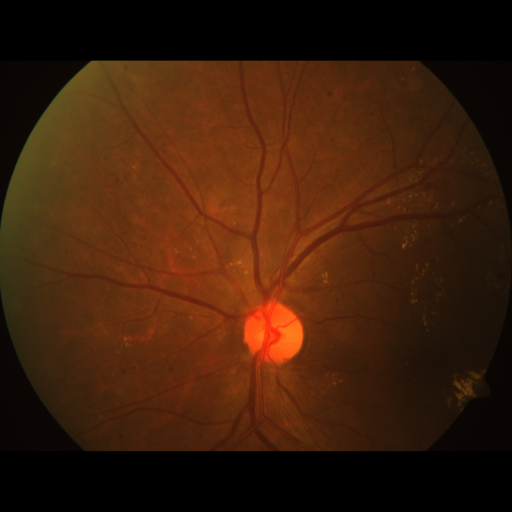
#> input picture data/sample/images/07a1c7073982.png, 512 x 512 px
$ python -i preprocess.py   (imports and definitions only)
#> lines starting #> are read from the running program, lines starting #| are printed output that depends on the picture; after the words box and inside, x2 and y2 are one past the last pixel; in counts of white or black regions, pixels touching at a corner belong together
"""Step 1 of the pipeline: find the retina, crop it, make it square, enhance it.

Order:  read photo -> find retina (mask) -> crop black border -> pad to square
        -> resize to 512x512 -> green channel -> CLAHE contrast boost

Everything here is plain NumPy / OpenCV, so you can read and explain every line.
"""
import cv2
import numpy as np
from PIL import Image, ImageOps
from scipy import ndimage

SIZE = 512  # every photo ends up as SIZE x SIZE pixels


def load_rgb(path):
    """Open an image file and return it as an RGB uint8 array (H x W x 3)."""
    with Image.open(path) as im:
        im = ImageOps.exif_transpose(im)  # respect the phone/camera rotation flag
        return np.array(im.convert("RGB"))


def retina_mask(img_rgb, thresh=15):
    """Boolean mask: True where the pixel belongs to the round retina,
    False for the black border around it."""
    gray = cv2.cvtColor(img_rgb, cv2.COLOR_RGB2GRAY)
    m = (gray > thresh).astype(np.uint8)
    m = cv2.morphologyEx(m, cv2.MORPH_OPEN, np.ones((5, 5), np.uint8))  # remove specks
    n, labels, stats, _ = cv2.connectedComponentsWithStats(m)
    if n <= 1:  # nothing bright found
        return np.zeros(gray.shape, bool)
    biggest = 1 + np.argmax(stats[1:, cv2.CC_STAT_AREA])
    m = labels == biggest  # keep only the largest bright blob = the retina
    return ndimage.binary_fill_holes(m)


def crop_to_mask(img_rgb, mask, pad=2):
    """Cut away the black border using the bounding box of the mask."""
    ys, xs = np.where(mask)
    if len(ys) == 0:
        return img_rgb, mask
    y0, y1 = max(ys.min() - pad, 0), ys.max() + pad + 1
    x0, x1 = max(xs.min() - pad, 0), xs.max() + pad + 1
    return img_rgb[y0:y1, x0:x1], mask[y0:y1, x0:x1]


def pad_to_square(a):
    """Add black margins so height == width (no stretching)."""
    h, w = a.shape[:2]
    s = max(h, w)
    out = np.zeros((s, s) + a.shape[2:], a.dtype)
    out[(s - h) // 2:(s - h) // 2 + h, (s - w) // 2:(s - w) // 2 + w] = a
    return out


def clahe_green(green, mask, clip=2.0, tiles=8):
    """CLAHE = Contrast Limited Adaptive Histogram Equalisation on one channel.
    It boosts contrast in small tiles, which makes vessels and spots stand out."""
    out = cv2.createCLAHE(clipLimit=clip, tileGridSize=(tiles, tiles)).apply(green)
    out[~mask] = 0
    return out


def prepare(img_rgb, size=SIZE):
    """Full preprocessing. Returns a dict with everything later steps need.

    keys: ok, rgb, mask, green, green_clahe, fill_ratio, fov, orig_hw, orig_mean
    """
    orig_hw = img_rgb.shape[:2]
    orig_mean = float(img_rgb.mean())  # overall brightness of the uploaded picture
    mask = retina_mask(img_rgb)
    ok = bool(mask.mean() > 0.01)  # we need at least 1% of the picture to be retina
    img, mask = crop_to_mask(img_rgb, mask)
    h, w = mask.shape
    fill_ratio = float(mask.sum() / (h * w)) if h * w else 0.0  # circle in a box ~ 0.785
    fov = min(fill_ratio / (np.pi / 4), 1.0)  # 1.0 = a full circle is visible
    img, mask = pad_to_square(img), pad_to_square(mask)
    img = cv2.resize(img, (size, size), interpolation=cv2.INTER_AREA)
    mask = cv2.resize(mask.astype(np.uint8), (size, size),
                      interpolation=cv2.INTER_NEAREST).astype(bool)
    img = img.copy()
    img[~mask] = 0
    green = np.ascontiguousarray(img[:, :, 1])
    return {
        "ok": ok,
        "rgb": img,
        "mask": mask,
        "green": green,
        "green_clahe": clahe_green(green, mask),
        "fill_ratio": fill_ratio,
        "fov": float(fov),
        "orig_hw": orig_hw,
        "orig_mean": orig_mean,
    }

>>> import cv2
>>> picture = cv2.cvtColor(cv2.imread('../data/sample/images/07a1c7073982.png'), cv2.COLOR_BGR2RGB)
>>> result = prepare(picture)
#> in prepare, `orig_mean = float(img_rgb.mean())`: orig_mean = 33.97
#> in retina_mask, `gray = cv2.cvtColor(img_rgb, cv2.COLOR_RGB2GRAY)`:
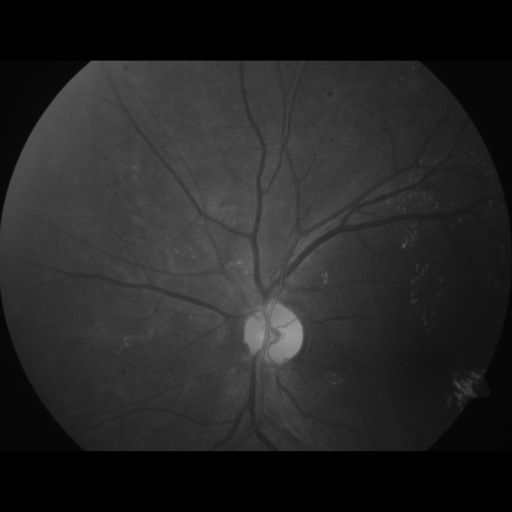
#> gray: shape (512, 512); min 0, max 155, mean 37.2
#> in retina_mask, `m = (gray > thresh).astype(np.uint8)`:
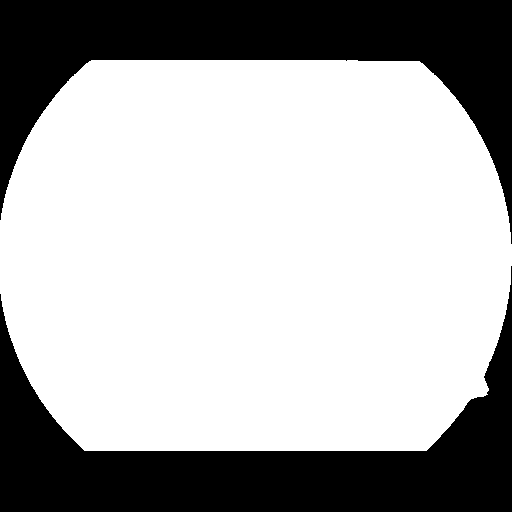
#> m: shape (512, 512); values 0 (black) and 1 (white), 68.5% white; 2 black regions, box (x1, y1, x2, y2) and area: (0, 0, 512, 244) 41628, (0, 266, 512, 512) 40956
#> in retina_mask, `m = cv2.morphologyEx(m, cv2.MORPH_OPEN, np.ones((5, 5), np.uint8))`: m: shape (512, 512); values 0 (black) and 1 (white), 68.5% white; 2 black regions, box (x1, y1, x2, y2) and area: (0, 0, 512, 244) 41628, (0, 266, 512, 512) 40960
#> in retina_mask, `n, labels, stats, _ = cv2.connectedComponentsWithStats(m)`: n = 2; stats = [[0, 0, 512, 512, 82588], [0, 60, 512, 391, 179556]]
#> in retina_mask, `biggest = 1 + np.argmax(stats[1:, cv2.CC_STAT_AREA])`: biggest = 1
#> in prepare, `ok = bool(mask.mean() > 0.01)`: ok = True
#> in crop_to_mask, `y0, y1 = max(ys.min() - pad, 0), ys.max() + pad + 1`: y0 = 58; y1 = 453
#> in crop_to_mask, `x0, x1 = max(xs.min() - pad, 0), xs.max() + pad + 1`: x0 = 0; x1 = 514
#> in prepare, `img, mask = crop_to_mask(img_rgb, mask)`:
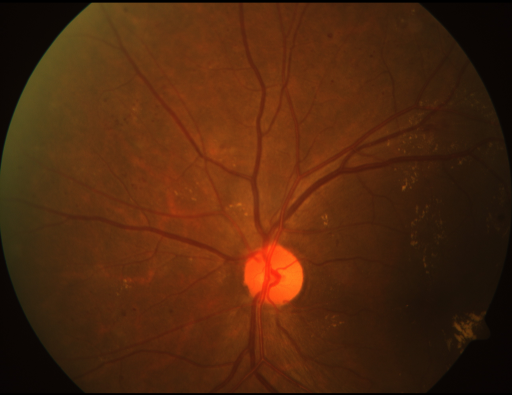
#> img: shape (395, 512, 3); mean R, G, B 79.6, 39.1, 13.5
#> in prepare, `img, mask = crop_to_mask(img_rgb, mask)`:
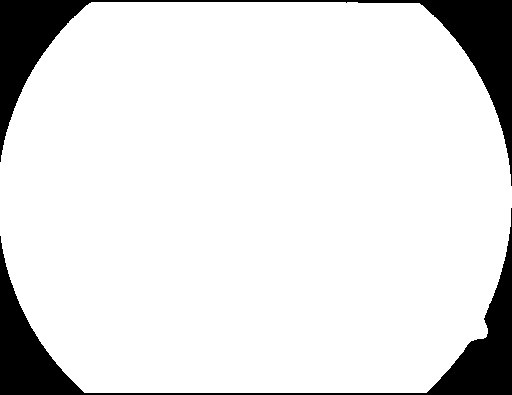
#> mask: shape (395, 512) bool; 88.8% white; 2 black regions, box (x1, y1, x2, y2) and area: (0, 0, 512, 186) 11932, (0, 208, 512, 395) 10752
#> in prepare, `fill_ratio = float(mask.sum() / (h * w)) if h * w else 0.0`: fill_ratio = 0.888
#> in prepare, `fov = min(fill_ratio / (np.pi / 4), 1.0)`: fov = 1
#> in prepare, `img[~mask] = 0`: img: shape (512, 512, 3); mean R, G, B 60.5, 29.7, 10.1
#> in clahe_green, `out = cv2.createCLAHE(clipLimit=clip, tileGridSize=(tiles, tiles)).app..`:
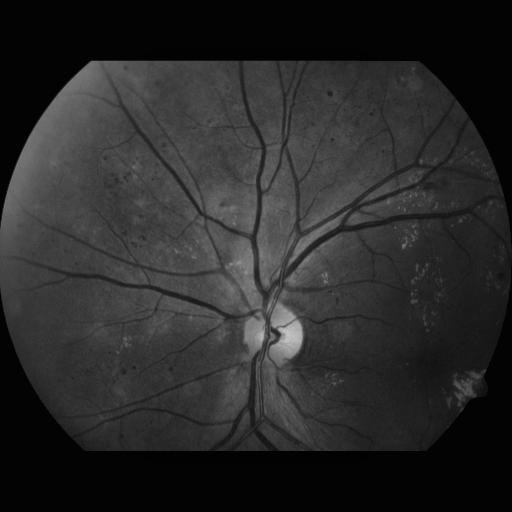
#> out: shape (512, 512); min 2, max 196, mean 41.4
#> result = 9 items

$ run again, on data/sample/images/226c6ceb9185.png
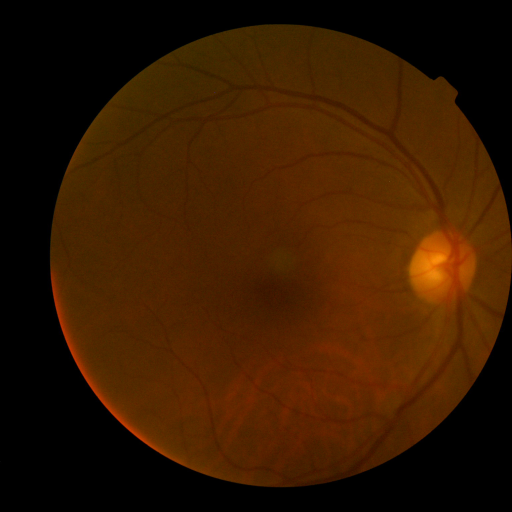
#> input picture data/sample/images/226c6ceb9185.png, 512 x 512 px
#> orig_mean = 26.84
#> in retina_mask, `m = (gray > thresh).astype(np.uint8)`:
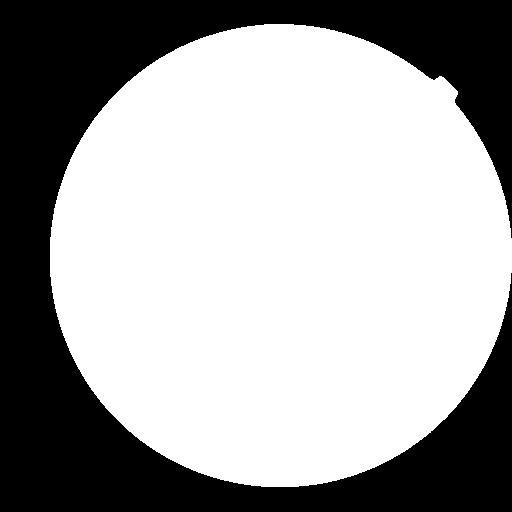
#> m: shape (512, 512); values 0 (black) and 1 (white), 64.3% white; 1 black region, box (x1, y1, x2, y2) and area: (0, 0, 512, 512) 93460
#> labels: shape (512, 512) int32; values 0 (black) and 1 (white), 64.3% white; 1 black region, box (x1, y1, x2, y2) and area: (0, 0, 512, 512) 93467
#> n = 2; stats = [[0, 0, 512, 512, 93467], [50, 24, 462, 463, 168677]]
#> biggest = 1
#> ok = True
#> y0 = 22; y1 = 489
#> x0 = 48; x1 = 514
#> fill_ratio = 0.778
#> fov = 0.991
#> in clahe_green, `out = cv2.createCLAHE(clipLimit=clip, tileGridSize=(tiles, tiles)).app..`:
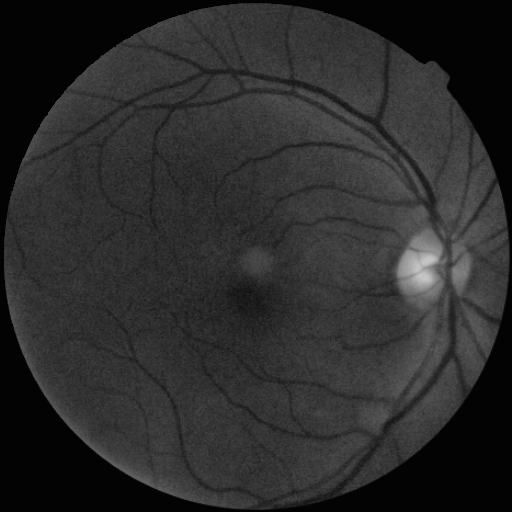
#> out: shape (512, 512); min 3, max 199, mean 43.3
#> result = 9 items
